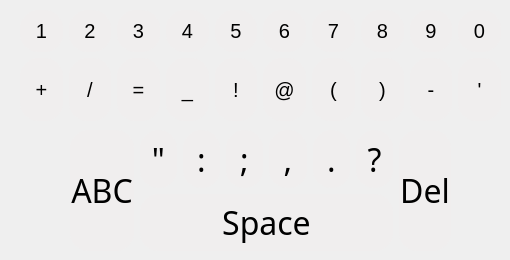
    <widget class="QWidget" name="page_2">
     <widget class="QWidget" name="gridLayoutWidget_3">
      <property name="geometry">
       <rect>
        <x>20</x>
        <y>10</y>
        <width>481</width>
        <height>111</height>
       </rect>
      </property>
      <property name="sizePolicy">
       <sizepolicy hsizetype="Preferred" vsizetype="Preferred">
        <horstretch>0</horstretch>
        <verstretch>2</verstretch>
       </sizepolicy>
      </property>
      <property name="styleSheet">
       <string>QPushButton {
	border: 1px solid white; border-radius: 20px;
	font-size: 20px; font-family: Arial;
	background-color: #f0eeee;
}

QPushButton:pressed {
	border: 2px solid red; border-radius: 30px;
}</string>
      </property>
      <layout class="QGridLayout" name="gridLayout2Lines_2">
       <item row="1" column="8">
        <widget class="PushButtonHover" name="pushButton_44">
         <property name="sizePolicy">
          <sizepolicy hsizetype="Minimum" vsizetype="MinimumExpanding">
           <horstretch>0</horstretch>
           <verstretch>3</verstretch>
          </sizepolicy>
         </property>
         <property name="font">
          <font>
           <family>Quite Magical</family>
           <pointsize>24</pointsize>
           <weight>50</weight>
           <italic>false</italic>
           <bold>false</bold>
          </font>
         </property>
         <property name="styleSheet">
          <string notr="true">QPushButton {
	font: 24pt &quot;Quite Magical&quot;;
	border: 1px solid #f0eeee; border-radius: 18px;
	background-color: #f0eeee;
}

QPushButton:hover {
	background-color: #f5f5dc;
	border: 2px solid #f5f5dc;
}

QPushButton:pressed {
	border: 2px solid #ff6666;
}</string>
         </property>
         <property name="text">
          <string>-</string>
         </property>
        </widget>
       </item>
       <item row="0" column="2">
        <widget class="PushButtonHover" name="pushButton_45">
         <property name="sizePolicy">
          <sizepolicy hsizetype="Minimum" vsizetype="MinimumExpanding">
           <horstretch>0</horstretch>
           <verstretch>2</verstretch>
          </sizepolicy>
         </property>
         <property name="font">
          <font>
           <family>Quite Magical</family>
           <pointsize>24</pointsize>
           <weight>50</weight>
           <italic>false</italic>
           <bold>false</bold>
          </font>
         </property>
         <property name="styleSheet">
          <string notr="true">QPushButton {
	font: 24pt &quot;Quite Magical&quot;;
	border: 1px solid #f0eeee; border-radius: 18px;
	background-color: #f0eeee;
}

QPushButton:hover {
	background-color: #f5f5dc;
	border: 2px solid #f5f5dc;
}

QPushButton:pressed {
	border: 2px solid #ff6666;
}</string>
         </property>
         <property name="text">
          <string>3</string>
         </property>
        </widget>
       </item>
       <item row="0" column="6">
        <widget class="PushButtonHover" name="pushButton_46">
         <property name="sizePolicy">
          <sizepolicy hsizetype="Minimum" vsizetype="MinimumExpanding">
           <horstretch>0</horstretch>
           <verstretch>2</verstretch>
          </sizepolicy>
         </property>
         <property name="font">
          <font>
           <family>Quite Magical</family>
           <pointsize>24</pointsize>
           <weight>50</weight>
           <italic>false</italic>
           <bold>false</bold>
          </font>
         </property>
         <property name="styleSheet">
          <string notr="true">QPushButton {
	font: 24pt &quot;Quite Magical&quot;;
	border: 1px solid #f0eeee; border-radius: 18px;
	background-color: #f0eeee;
}

QPushButton:hover {
	background-color: #f5f5dc;
	border: 2px solid #f5f5dc;
}

QPushButton:pressed {
	border: 2px solid #ff6666;
}</string>
         </property>
         <property name="text">
          <string>7</string>
         </property>
        </widget>
       </item>
       <item row="1" column="5">
        <widget class="PushButtonHover" name="pushButton_47">
         <property name="sizePolicy">
          <sizepolicy hsizetype="Minimum" vsizetype="MinimumExpanding">
           <horstretch>0</horstretch>
           <verstretch>3</verstretch>
          </sizepolicy>
         </property>
         <property name="font">
          <font>
           <family>Quite Magical</family>
           <pointsize>24</pointsize>
           <weight>50</weight>
           <italic>false</italic>
           <bold>false</bold>
          </font>
         </property>
         <property name="styleSheet">
          <string notr="true">QPushButton {
	font: 24pt &quot;Quite Magical&quot;;
	border: 1px solid #f0eeee; border-radius: 18px;
	background-color: #f0eeee;
}

QPushButton:hover {
	background-color: #f5f5dc;
	border: 2px solid #f5f5dc;
}

QPushButton:pressed {
	border: 2px solid #ff6666;
}</string>
         </property>
         <property name="text">
          <string>@</string>
         </property>
        </widget>
       </item>
       <item row="0" column="8">
        <widget class="PushButtonHover" name="pushButton_48">
         <property name="sizePolicy">
          <sizepolicy hsizetype="Minimum" vsizetype="MinimumExpanding">
           <horstretch>0</horstretch>
           <verstretch>2</verstretch>
          </sizepolicy>
         </property>
         <property name="font">
          <font>
           <family>Quite Magical</family>
           <pointsize>24</pointsize>
           <weight>50</weight>
           <italic>false</italic>
           <bold>false</bold>
          </font>
         </property>
         <property name="styleSheet">
          <string notr="true">QPushButton {
	font: 24pt &quot;Quite Magical&quot;;
	border: 1px solid #f0eeee; border-radius: 18px;
	background-color: #f0eeee;
}

QPushButton:hover {
	background-color: #f5f5dc;
	border: 2px solid #f5f5dc;
}

QPushButton:pressed {
	border: 2px solid #ff6666;
}</string>
         </property>
         <property name="text">
          <string>9</string>
         </property>
        </widget>
       </item>
       <item row="1" column="3">
        <widget class="PushButtonHover" name="pushButton_49">
         <property name="sizePolicy">
          <sizepolicy hsizetype="Minimum" vsizetype="MinimumExpanding">
           <horstretch>0</horstretch>
           <verstretch>3</verstretch>
          </sizepolicy>
         </property>
         <property name="font">
          <font>
           <family>Quite Magical</family>
           <pointsize>24</pointsize>
           <weight>50</weight>
           <italic>false</italic>
           <bold>false</bold>
          </font>
         </property>
         <property name="styleSheet">
          <string notr="true">QPushButton {
	font: 24pt &quot;Quite Magical&quot;;
	border: 1px solid #f0eeee; border-radius: 18px;
	background-color: #f0eeee;
}

QPushButton:hover {
	background-color: #f5f5dc;
	border: 2px solid #f5f5dc;
}

QPushButton:pressed {
	border: 2px solid #ff6666;
}</string>
         </property>
         <property name="text">
          <string>_</string>
         </property>
        </widget>
       </item>
       <item row="1" column="1">
        <widget class="PushButtonHover" name="pushButton_50">
         <property name="sizePolicy">
          <sizepolicy hsizetype="Minimum" vsizetype="MinimumExpanding">
           <horstretch>0</horstretch>
           <verstretch>3</verstretch>
          </sizepolicy>
         </property>
         <property name="font">
          <font>
           <family>Quite Magical</family>
           <pointsize>24</pointsize>
           <weight>50</weight>
           <italic>false</italic>
           <bold>false</bold>
          </font>
         </property>
         <property name="styleSheet">
          <string notr="true">QPushButton {
	font: 24pt &quot;Quite Magical&quot;;
	border: 1px solid #f0eeee; border-radius: 18px;
	background-color: #f0eeee;
}

QPushButton:hover {
	background-color: #f5f5dc;
	border: 2px solid #f5f5dc;
}

QPushButton:pressed {
	border: 2px solid #ff6666;
}</string>
         </property>
         <property name="text">
          <string>/</string>
         </property>
        </widget>
       </item>
       <item row="1" column="4">
        <widget class="PushButtonHover" name="pushButton_51">
         <property name="sizePolicy">
          <sizepolicy hsizetype="Minimum" vsizetype="MinimumExpanding">
           <horstretch>0</horstretch>
           <verstretch>3</verstretch>
          </sizepolicy>
         </property>
         <property name="font">
          <font>
           <family>Quite Magical</family>
           <pointsize>24</pointsize>
           <weight>50</weight>
           <italic>false</italic>
           <bold>false</bold>
          </font>
         </property>
         <property name="styleSheet">
          <string notr="true">QPushButton {
	font: 24pt &quot;Quite Magical&quot;;
	border: 1px solid #f0eeee; border-radius: 18px;
	background-color: #f0eeee;
}

QPushButton:hover {
	background-color: #f5f5dc;
	border: 2px solid #f5f5dc;
}

QPushButton:pressed {
	border: 2px solid #ff6666;
}</string>
         </property>
         <property name="text">
          <string>!</string>
         </property>
        </widget>
       </item>
       <item row="1" column="2">
        <widget class="PushButtonHover" name="pushButton_52">
         <property name="sizePolicy">
          <sizepolicy hsizetype="Minimum" vsizetype="MinimumExpanding">
           <horstretch>0</horstretch>
           <verstretch>3</verstretch>
          </sizepolicy>
         </property>
         <property name="font">
          <font>
           <family>Quite Magical</family>
           <pointsize>24</pointsize>
           <weight>50</weight>
           <italic>false</italic>
           <bold>false</bold>
          </font>
         </property>
         <property name="styleSheet">
          <string notr="true">QPushButton {
	font: 24pt &quot;Quite Magical&quot;;
	border: 1px solid #f0eeee; border-radius: 18px;
	background-color: #f0eeee;
}

QPushButton:hover {
	background-color: #f5f5dc;
	border: 2px solid #f5f5dc;
}

QPushButton:pressed {
	border: 2px solid #ff6666;
}</string>
         </property>
         <property name="text">
          <string>=</string>
         </property>
        </widget>
       </item>
       <item row="1" column="7">
        <widget class="PushButtonHover" name="pushButton_53">
         <property name="sizePolicy">
          <sizepolicy hsizetype="Minimum" vsizetype="MinimumExpanding">
           <horstretch>0</horstretch>
           <verstretch>3</verstretch>
          </sizepolicy>
         </property>
         <property name="font">
          <font>
           <family>Quite Magical</family>
           <pointsize>24</pointsize>
           <weight>50</weight>
           <italic>false</italic>
           <bold>false</bold>
          </font>
         </property>
         <property name="styleSheet">
          <string notr="true">QPushButton {
	font: 24pt &quot;Quite Magical&quot;;
	border: 1px solid #f0eeee; border-radius: 18px;
	background-color: #f0eeee;
}

QPushButton:hover {
	background-color: #f5f5dc;
	border: 2px solid #f5f5dc;
}

QPushButton:pressed {
	border: 2px solid #ff6666;
}</string>
         </property>
         <property name="text">
          <string>)</string>
         </property>
        </widget>
       </item>
       <item row="0" column="3">
        <widget class="PushButtonHover" name="pushButton_54">
         <property name="sizePolicy">
          <sizepolicy hsizetype="Minimum" vsizetype="MinimumExpanding">
           <horstretch>0</horstretch>
           <verstretch>2</verstretch>
          </sizepolicy>
         </property>
         <property name="font">
          <font>
           <family>Quite Magical</family>
           <pointsize>24</pointsize>
           <weight>50</weight>
           <italic>false</italic>
           <bold>false</bold>
          </font>
         </property>
         <property name="styleSheet">
          <string notr="true">QPushButton {
	font: 24pt &quot;Quite Magical&quot;;
	border: 1px solid #f0eeee; border-radius: 18px;
	background-color: #f0eeee;
}

QPushButton:hover {
	background-color: #f5f5dc;
	border: 2px solid #f5f5dc;
}

QPushButton:pressed {
	border: 2px solid #ff6666;
}</string>
         </property>
         <property name="text">
          <string>4</string>
         </property>
        </widget>
       </item>
       <item row="1" column="0">
        <widget class="PushButtonHover" name="pushButton_55">
         <property name="sizePolicy">
          <sizepolicy hsizetype="Minimum" vsizetype="MinimumExpanding">
           <horstretch>0</horstretch>
           <verstretch>3</verstretch>
          </sizepolicy>
         </property>
         <property name="font">
          <font>
           <family>Quite Magical</family>
           <pointsize>24</pointsize>
           <weight>50</weight>
           <italic>false</italic>
           <bold>false</bold>
          </font>
         </property>
         <property name="styleSheet">
          <string notr="true">QPushButton {
	font: 24pt &quot;Quite Magical&quot;;
	border: 1px solid #f0eeee; border-radius: 18px;
	background-color: #f0eeee;
}

QPushButton:hover {
	background-color: #f5f5dc;
	border: 2px solid #f5f5dc;
}

QPushButton:pressed {
	border: 2px solid #ff6666;
}</string>
         </property>
         <property name="text">
          <string>+</string>
         </property>
        </widget>
       </item>
       <item row="0" column="1">
        <widget class="PushButtonHover" name="pushButton_56">
         <property name="sizePolicy">
          <sizepolicy hsizetype="Minimum" vsizetype="MinimumExpanding">
           <horstretch>0</horstretch>
           <verstretch>2</verstretch>
          </sizepolicy>
         </property>
         <property name="font">
          <font>
           <family>Quite Magical</family>
           <pointsize>24</pointsize>
           <weight>50</weight>
           <italic>false</italic>
           <bold>false</bold>
          </font>
         </property>
         <property name="styleSheet">
          <string notr="true">QPushButton {
	font: 24pt &quot;Quite Magical&quot;;
	border: 1px solid #f0eeee; border-radius: 18px;
	background-color: #f0eeee;
}

QPushButton:hover {
	background-color: #f5f5dc;
	border: 2px solid #f5f5dc;
}

QPushButton:pressed {
	border: 2px solid #ff6666;
}</string>
         </property>
         <property name="text">
          <string>2</string>
         </property>
        </widget>
       </item>
       <item row="0" column="0">
        <widget class="PushButtonHover" name="pushButton_57">
         <property name="sizePolicy">
          <sizepolicy hsizetype="Minimum" vsizetype="MinimumExpanding">
           <horstretch>0</horstretch>
           <verstretch>2</verstretch>
          </sizepolicy>
         </property>
         <property name="font">
          <font>
           <family>Quite Magical</family>
           <pointsize>24</pointsize>
           <weight>50</weight>
           <italic>false</italic>
           <bold>false</bold>
          </font>
         </property>
         <property name="styleSheet">
          <string notr="true">QPushButton {
	font: 24pt &quot;Quite Magical&quot;;
	border: 1px solid #f0eeee; border-radius: 18px;
	background-color: #f0eeee;
}

QPushButton:hover {
	background-color: #f5f5dc;
	border: 2px solid #f5f5dc;
}

QPushButton:pressed {
	border: 2px solid #ff6666;
}</string>
         </property>
         <property name="text">
          <string>1</string>
         </property>
        </widget>
       </item>
       <item row="0" column="7">
        <widget class="PushButtonHover" name="pushButton_58">
         <property name="sizePolicy">
          <sizepolicy hsizetype="Minimum" vsizetype="MinimumExpanding">
           <horstretch>0</horstretch>
           <verstretch>2</verstretch>
          </sizepolicy>
         </property>
         <property name="font">
          <font>
           <family>Quite Magical</family>
           <pointsize>24</pointsize>
           <weight>50</weight>
           <italic>false</italic>
           <bold>false</bold>
          </font>
         </property>
         <property name="styleSheet">
          <string notr="true">QPushButton {
	font: 24pt &quot;Quite Magical&quot;;
	border: 1px solid #f0eeee; border-radius: 18px;
	background-color: #f0eeee;
}

QPushButton:hover {
	background-color: #f5f5dc;
	border: 2px solid #f5f5dc;
}

QPushButton:pressed {
	border: 2px solid #ff6666;
}</string>
         </property>
         <property name="text">
          <string>8</string>
         </property>
        </widget>
       </item>
       <item row="1" column="6">
        <widget class="PushButtonHover" name="pushButton_59">
         <property name="sizePolicy">
          <sizepolicy hsizetype="Minimum" vsizetype="MinimumExpanding">
           <horstretch>0</horstretch>
           <verstretch>3</verstretch>
          </sizepolicy>
         </property>
         <property name="font">
          <font>
           <family>Quite Magical</family>
           <pointsize>24</pointsize>
           <weight>50</weight>
           <italic>false</italic>
           <bold>false</bold>
          </font>
         </property>
         <property name="styleSheet">
          <string notr="true">QPushButton {
	font: 24pt &quot;Quite Magical&quot;;
	border: 1px solid #f0eeee; border-radius: 18px;
	background-color: #f0eeee;
}

QPushButton:hover {
	background-color: #f5f5dc;
	border: 2px solid #f5f5dc;
}

QPushButton:pressed {
	border: 2px solid #ff6666;
}</string>
         </property>
         <property name="text">
          <string>(</string>
         </property>
        </widget>
       </item>
       <item row="0" column="5">
        <widget class="PushButtonHover" name="pushButton_60">
         <property name="sizePolicy">
          <sizepolicy hsizetype="Minimum" vsizetype="MinimumExpanding">
           <horstretch>0</horstretch>
           <verstretch>2</verstretch>
          </sizepolicy>
         </property>
         <property name="font">
          <font>
           <family>Quite Magical</family>
           <pointsize>24</pointsize>
           <weight>50</weight>
           <italic>false</italic>
           <bold>false</bold>
          </font>
         </property>
         <property name="styleSheet">
          <string notr="true">QPushButton {
	font: 24pt &quot;Quite Magical&quot;;
	border: 1px solid #f0eeee; border-radius: 18px;
	background-color: #f0eeee;
}

QPushButton:hover {
	background-color: #f5f5dc;
	border: 2px solid #f5f5dc;
}

QPushButton:pressed {
	border: 2px solid #ff6666;
}</string>
         </property>
         <property name="text">
          <string>6</string>
         </property>
        </widget>
       </item>
       <item row="0" column="4">
        <widget class="PushButtonHover" name="pushButton_61">
         <property name="sizePolicy">
          <sizepolicy hsizetype="Minimum" vsizetype="MinimumExpanding">
           <horstretch>0</horstretch>
           <verstretch>2</verstretch>
          </sizepolicy>
         </property>
         <property name="font">
          <font>
           <family>Quite Magical</family>
           <pointsize>24</pointsize>
           <weight>50</weight>
           <italic>false</italic>
           <bold>false</bold>
          </font>
         </property>
         <property name="styleSheet">
          <string notr="true">QPushButton {
	font: 24pt &quot;Quite Magical&quot;;
	border: 1px solid #f0eeee; border-radius: 18px;
	background-color: #f0eeee;
}

QPushButton:hover {
	background-color: #f5f5dc;
	border: 2px solid #f5f5dc;
}

QPushButton:pressed {
	border: 2px solid #ff6666;
}</string>
         </property>
         <property name="text">
          <string>5</string>
         </property>
        </widget>
       </item>
       <item row="1" column="9">
        <widget class="PushButtonHover" name="pushButton_62">
         <property name="sizePolicy">
          <sizepolicy hsizetype="Minimum" vsizetype="MinimumExpanding">
           <horstretch>0</horstretch>
           <verstretch>3</verstretch>
          </sizepolicy>
         </property>
         <property name="font">
          <font>
           <family>Quite Magical</family>
           <pointsize>24</pointsize>
           <weight>50</weight>
           <italic>false</italic>
           <bold>false</bold>
          </font>
         </property>
         <property name="styleSheet">
          <string notr="true">QPushButton {
	font: 24pt &quot;Quite Magical&quot;;
	border: 1px solid #f0eeee; border-radius: 18px;
	background-color: #f0eeee;
}

QPushButton:hover {
	background-color: #f5f5dc;
	border: 2px solid #f5f5dc;
}

QPushButton:pressed {
	border: 2px solid #ff6666;
}</string>
         </property>
         <property name="text">
          <string>'</string>
         </property>
        </widget>
       </item>
       <item row="0" column="9">
        <widget class="PushButtonHover" name="pushButton_63">
         <property name="sizePolicy">
          <sizepolicy hsizetype="Minimum" vsizetype="MinimumExpanding">
           <horstretch>0</horstretch>
           <verstretch>2</verstretch>
          </sizepolicy>
         </property>
         <property name="font">
          <font>
           <family>Quite Magical</family>
           <pointsize>24</pointsize>
           <weight>50</weight>
           <italic>false</italic>
           <bold>false</bold>
          </font>
         </property>
         <property name="styleSheet">
          <string notr="true">QPushButton {
	font: 24pt &quot;Quite Magical&quot;;
	border: 1px solid #f0eeee; border-radius: 18px;
	background-color: #f0eeee;
}

QPushButton:hover {
	background-color: #f5f5dc;
	border: 2px solid #f5f5dc;
}

QPushButton:pressed {
	border: 2px solid #ff6666;
}</string>
         </property>
         <property name="text">
          <string>0</string>
         </property>
        </widget>
       </item>
      </layout>
     </widget>
     <widget class="QWidget" name="gridLayoutWidget_4">
      <property name="geometry">
       <rect>
        <x>70</x>
        <y>130</y>
        <width>381</width>
        <height>121</height>
       </rect>
      </property>
      <layout class="QGridLayout" name="gridLayout3rdLine_2" rowstretch="0,0" columnstretch="0,0,0,0,0,0,0,0">
       <item row="0" column="3">
        <widget class="PushButtonHover" name="pushButton_65">
         <property name="sizePolicy">
          <sizepolicy hsizetype="Minimum" vsizetype="MinimumExpanding">
           <horstretch>0</horstretch>
           <verstretch>3</verstretch>
          </sizepolicy>
         </property>
         <property name="font">
          <font>
           <family>Quite Magical</family>
           <pointsize>24</pointsize>
           <weight>50</weight>
           <italic>false</italic>
           <bold>false</bold>
          </font>
         </property>
         <property name="styleSheet">
          <string notr="true">QPushButton {
	border: 1px solid #f0eeee; border-radius: 18px;
	background-color: #f0eeee;
}

QPushButton:hover {
	background-color: #f5f5dc;
	border: 2px solid #f5f5dc;
}

QPushButton:pressed {
	border: 2px solid #ff6666;
}</string>
         </property>
         <property name="text">
          <string>;</string>
         </property>
        </widget>
       </item>
       <item row="0" column="2">
        <widget class="PushButtonHover" name="pushButton_43">
         <property name="sizePolicy">
          <sizepolicy hsizetype="Minimum" vsizetype="MinimumExpanding">
           <horstretch>0</horstretch>
           <verstretch>3</verstretch>
          </sizepolicy>
         </property>
         <property name="font">
          <font>
           <family>Quite Magical</family>
           <pointsize>24</pointsize>
           <weight>50</weight>
           <italic>false</italic>
           <bold>false</bold>
          </font>
         </property>
         <property name="styleSheet">
          <string notr="true">QPushButton {
	border: 1px solid #f0eeee; border-radius: 18px;
	background-color: #f0eeee;
}

QPushButton:hover {
	background-color: #f5f5dc;
	border: 2px solid #f5f5dc;
}

QPushButton:pressed {
	border: 2px solid #ff6666;
}</string>
         </property>
         <property name="text">
          <string>:</string>
         </property>
        </widget>
       </item>
       <item row="0" column="4">
        <widget class="PushButtonHover" name="pushButton_70">
         <property name="sizePolicy">
          <sizepolicy hsizetype="Minimum" vsizetype="MinimumExpanding">
           <horstretch>0</horstretch>
           <verstretch>3</verstretch>
          </sizepolicy>
         </property>
         <property name="font">
          <font>
           <family>Quite Magical</family>
           <pointsize>24</pointsize>
           <weight>50</weight>
           <italic>false</italic>
           <bold>false</bold>
          </font>
         </property>
         <property name="styleSheet">
          <string notr="true">QPushButton {
	border: 1px solid #f0eeee; border-radius: 18px;
	background-color: #f0eeee;
}

QPushButton:hover {
	background-color: #f5f5dc;
	border: 2px solid #f5f5dc;
}

QPushButton:pressed {
	border: 2px solid #ff6666;
}</string>
         </property>
         <property name="text">
          <string>,</string>
         </property>
        </widget>
       </item>
       <item row="0" column="5">
        <widget class="PushButtonHover" name="pushButton_68">
         <property name="sizePolicy">
          <sizepolicy hsizetype="Minimum" vsizetype="MinimumExpanding">
           <horstretch>0</horstretch>
           <verstretch>3</verstretch>
          </sizepolicy>
         </property>
         <property name="font">
          <font>
           <family>Quite Magical</family>
           <pointsize>24</pointsize>
           <weight>50</weight>
           <italic>false</italic>
           <bold>false</bold>
          </font>
         </property>
         <property name="styleSheet">
          <string notr="true">QPushButton {
	border: 1px solid #f0eeee; border-radius: 18px;
	background-color: #f0eeee;
}

QPushButton:hover {
	background-color: #f5f5dc;
	border: 2px solid #f5f5dc;
}

QPushButton:pressed {
	border: 2px solid #ff6666;
}</string>
         </property>
         <property name="text">
          <string>.</string>
         </property>
        </widget>
       </item>
       <item row="0" column="6">
        <widget class="PushButtonHover" name="pushButton_34">
         <property name="sizePolicy">
          <sizepolicy hsizetype="Minimum" vsizetype="MinimumExpanding">
           <horstretch>0</horstretch>
           <verstretch>3</verstretch>
          </sizepolicy>
         </property>
         <property name="font">
          <font>
           <family>Quite Magical</family>
           <pointsize>24</pointsize>
           <weight>50</weight>
           <italic>false</italic>
           <bold>false</bold>
          </font>
         </property>
         <property name="styleSheet">
          <string notr="true">QPushButton {
	border: 1px solid #f0eeee; border-radius: 18px;
	background-color: #f0eeee;
}

QPushButton:hover {
	background-color: #f5f5dc;
	border: 2px solid #f5f5dc;
}

QPushButton:pressed {
	border: 2px solid #ff6666;
}</string>
         </property>
         <property name="text">
          <string>?</string>
         </property>
        </widget>
       </item>
       <item row="0" column="1">
        <widget class="PushButtonHover" name="pushButton_66">
         <property name="sizePolicy">
          <sizepolicy hsizetype="Minimum" vsizetype="MinimumExpanding">
           <horstretch>0</horstretch>
           <verstretch>3</verstretch>
          </sizepolicy>
         </property>
         <property name="font">
          <font>
           <family>Quite Magical</family>
           <pointsize>24</pointsize>
           <weight>50</weight>
           <italic>false</italic>
           <bold>false</bold>
          </font>
         </property>
         <property name="styleSheet">
          <string notr="true">QPushButton {
	border: 1px solid #f0eeee; border-radius: 18px;
	background-color: #f0eeee;
}

QPushButton:hover {
	background-color: #f5f5dc;
	border: 2px solid #f5f5dc;
}

QPushButton:pressed {
	border: 2px solid #ff6666;
}</string>
         </property>
         <property name="text">
          <string>&quot;</string>
         </property>
        </widget>
       </item>
       <item row="0" column="7" rowspan="2">
        <widget class="PushButtonHover" name="pushButton_69">
         <property name="sizePolicy">
          <sizepolicy hsizetype="Minimum" vsizetype="MinimumExpanding">
           <horstretch>0</horstretch>
           <verstretch>3</verstretch>
          </sizepolicy>
         </property>
         <property name="font">
          <font>
           <family>Quite Magical</family>
           <pointsize>24</pointsize>
           <weight>50</weight>
           <italic>false</italic>
           <bold>false</bold>
          </font>
         </property>
         <property name="styleSheet">
          <string notr="true">QPushButton {
	border: 1px solid #f0eeee; border-radius: 18px;
	background-color: #f0eeee;
}

QPushButton:hover {
	background-color: #f5f5dc;
	border: 2px solid #f5f5dc;
}

QPushButton:pressed {
	border: 2px solid #ff6666;
}</string>
         </property>
         <property name="text">
          <string>Del</string>
         </property>
        </widget>
       </item>
       <item row="0" column="0" rowspan="2">
        <widget class="PushButtonHover" name="pushButton_67">
         <property name="sizePolicy">
          <sizepolicy hsizetype="Minimum" vsizetype="MinimumExpanding">
           <horstretch>0</horstretch>
           <verstretch>3</verstretch>
          </sizepolicy>
         </property>
         <property name="font">
          <font>
           <family>Quite Magical</family>
           <pointsize>24</pointsize>
           <weight>50</weight>
           <italic>false</italic>
           <bold>false</bold>
          </font>
         </property>
         <property name="toolTipDuration">
          <number>1</number>
         </property>
         <property name="styleSheet">
          <string notr="true">QPushButton {
	border: 1px solid #f0eeee; border-radius: 18px;
	background-color: #f0eeee;
}

QPushButton:hover {
	background-color: #f5f5dc;
	border: 2px solid #f5f5dc;
}

QPushButton:pressed {
	border: 2px solid #ff6666;
}</string>
         </property>
         <property name="text">
          <string>ABC</string>
         </property>
        </widget>
       </item>
       <item row="1" column="1" colspan="6">
        <widget class="PushButtonHover" name="pushButton_72">
         <property name="sizePolicy">
          <sizepolicy hsizetype="Minimum" vsizetype="MinimumExpanding">
           <horstretch>0</horstretch>
           <verstretch>3</verstretch>
          </sizepolicy>
         </property>
         <property name="font">
          <font>
           <family>Quite Magical</family>
           <pointsize>24</pointsize>
           <weight>50</weight>
           <italic>false</italic>
           <bold>false</bold>
          </font>
         </property>
         <property name="styleSheet">
          <string notr="true">QPushButton {
	border: 1px solid #f0eeee; border-radius: 18px;
	background-color: #f0eeee;
}

QPushButton:hover {
	background-color: #f5f5dc;
	border: 2px solid #f5f5dc;
}

QPushButton:pressed {
	border: 2px solid #ff6666;
}</string>
         </property>
         <property name="text">
          <string>Space</string>
         </property>
        </widget>
       </item>
      </layout>
     </widget>
    </widget>
